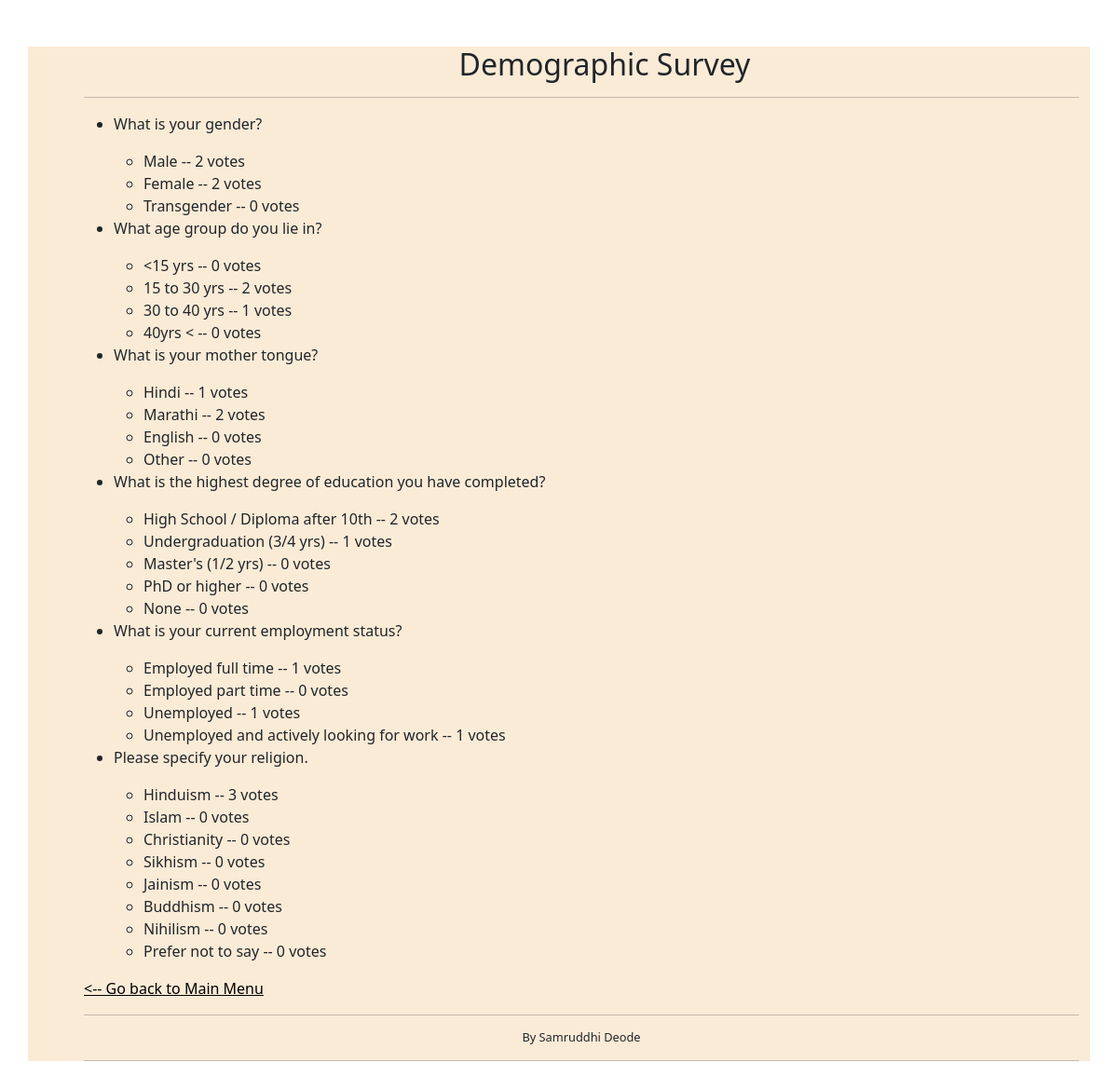
Page /polls/view_all_results on the committed database.
### polls/models.py (models this page shows, shortened)
class Question(models.Model):
    question_text = models.CharField(max_length=200)
    pub_date = models.DateTimeField('date published')

class Choice(models.Model):
    choice_text = models.CharField(max_length=200)
    no_votes = models.IntegerField(default=0)
    question = models.ForeignKey(Question, on_delete = models.CASCADE)

### polls/views.py (the view)
# urls.py: path('view_all_results', views.view_all_results, name="all_results"),
def view_all_results(request):
    all_ques = Question.objects.all()
    context = {'all_ques': all_ques}
    return render(request, 'polls/view_all_results.html', context)

### template/polls/view_all_results.html
{% extends 'polls/base.html' %}
{% load static %}
{% block main_content %}
{% if all_ques %}
    <ul>
        {% for q in all_ques %}
        <li>
            <p>{{ q.question_text }}</p>
            <ul>
                {%for ch in q.choice_set.all%}
                <li>
                    {{ch.choice_text}} -- {{ch.no_votes}} votes
                </li>
                {%endfor%}
            </ul>
        </li>
        {% endfor %}
    </ul>
{% else %}
    <p>
        No polls are available
    </p>
{% endif %}
<a href="{% url 'polls:index' %}" style="color: black;" ><-- Go back to Main Menu</a>
{%endblock%}

### template/polls/base.html (shortened to what this page needs)
{% load static %}
<!DOCTYPE html>
<html lang="en">
<head>
    <link href="https://cdn.jsdelivr.net/npm/bootstrap@5.0.0-beta2/dist/css/bootstrap.min.css" rel="stylesheet">
    <link rel="stylesheet" href="E:\SAMRUDDHI\SY\Django\Polls_Application\mysite\polls\static\polls" type="text/css">
</head>
<body >
    <div class="container">
        <h1 class="header">Demographic Survey</h1><hr>
        {% block main_content%}
        {% endblock %}
        <hr><h1 class = "footer">By Samruddhi Deode</h1><hr>
    </div>
</body>
</html>

### template/polls/base.html (style rules this page uses)
.container { margin-top: 50px; background-color: antiquewhite; padding-left: 5%; }
.header { text-align: center; margin-left: 50px; font-size: 200%; }
.footer { text-align: center; font-size: 80%; margin-bottom: 10px; }

### rows in the picture
Question: question_text "What is your gender?"
Choice: choice_text "Male", no_votes "2"
Choice: choice_text "Female", no_votes "2"
Choice: choice_text "Transgender", no_votes "0"
Question: question_text "What age group do you lie in?"
Choice: choice_text "<15 yrs", no_votes "0"
Choice: choice_text "15 to 30 yrs", no_votes "2"
Choice: choice_text "30 to 40 yrs", no_votes "1"
Choice: choice_text "40yrs <", no_votes "0"
Question: question_text "What is your mother tongue?"
Choice: choice_text "Hindi", no_votes "1"
Choice: choice_text "Marathi", no_votes "2"
Choice: choice_text "English", no_votes "0"
Choice: choice_text "Other", no_votes "0"
Question: question_text "What is the highest degree of education you have completed?"
Choice: choice_text "High School / Diploma after 10th", no_votes "2"
Choice: choice_text "Undergraduation (3/4 yrs)", no_votes "1"
Choice: choice_text "Master's (1/2 yrs)", no_votes "0"
Choice: choice_text "PhD or higher", no_votes "0"
Choice: choice_text "None", no_votes "0"
Question: question_text "What is your current employment status?"
Choice: choice_text "Employed full time", no_votes "1"
Choice: choice_text "Employed part time", no_votes "0"
Choice: choice_text "Unemployed", no_votes "1"
Choice: choice_text "Unemployed and actively looking for work", no_votes "1"
Question: question_text "Please specify your religion."
Choice: choice_text "Hinduism", no_votes "3"
Choice: choice_text "Islam", no_votes "0"
Choice: choice_text "Christianity", no_votes "0"
Choice: choice_text "Sikhism", no_votes "0"
Choice: choice_text "Jainism", no_votes "0"
Choice: choice_text "Buddhism", no_votes "0"
Choice: choice_text "Nihilism", no_votes "0"
Choice: choice_text "Prefer not to say", no_votes "0"
